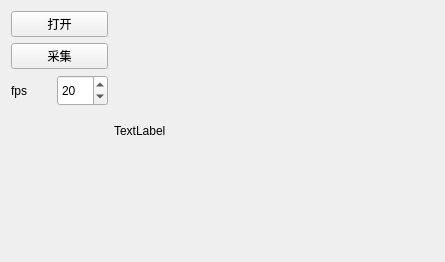
<?xml version="1.0" encoding="UTF-8"?>
<ui version="4.0">
 <class>camPage</class>
 <widget class="QWidget" name="camPage">
  <property name="geometry">
   <rect>
    <x>0</x>
    <y>0</y>
    <width>435</width>
    <height>252</height>
   </rect>
  </property>
  <property name="windowTitle">
   <string>Form</string>
  </property>
  <layout class="QFormLayout" name="formLayout">
   <item row="0" column="0">
    <layout class="QVBoxLayout" name="verticalLayout">
     <item>
      <widget class="QPushButton" name="openBut">
       <property name="text">
        <string>打开</string>
       </property>
       <property name="checkable">
        <bool>true</bool>
       </property>
      </widget>
     </item>
     <item>
      <widget class="QPushButton" name="getBut">
       <property name="text">
        <string>采集</string>
       </property>
      </widget>
     </item>
     <item>
      <layout class="QHBoxLayout" name="horizontalLayout">
       <item>
        <widget class="QLabel" name="label">
         <property name="minimumSize">
          <size>
           <width>40</width>
           <height>21</height>
          </size>
         </property>
         <property name="text">
          <string>fps</string>
         </property>
        </widget>
       </item>
       <item>
        <widget class="QSpinBox" name="spinBox">
         <property name="minimumSize">
          <size>
           <width>51</width>
           <height>31</height>
          </size>
         </property>
         <property name="value">
          <number>20</number>
         </property>
        </widget>
       </item>
      </layout>
     </item>
     <item>
      <spacer name="verticalSpacer">
       <property name="orientation">
        <enum>Qt::Vertical</enum>
       </property>
       <property name="sizeHint" stdset="0">
        <size>
         <width>20</width>
         <height>40</height>
        </size>
       </property>
      </spacer>
     </item>
    </layout>
   </item>
   <item row="0" column="1">
    <widget class="QLabel" name="imgLabel">
     <property name="minimumSize">
      <size>
       <width>320</width>
       <height>240</height>
      </size>
     </property>
     <property name="text">
      <string>TextLabel</string>
     </property>
    </widget>
   </item>
  </layout>
 </widget>
 <resources/>
 <connections/>
</ui>
